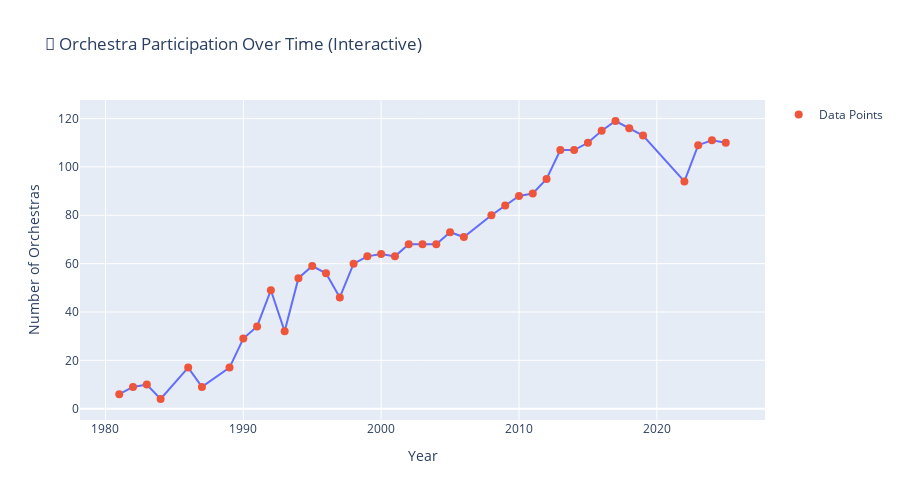

The code cell stored with this chart in its notebook:
### Markdown cell above
## 📊 Interactive Visualizations with Plotly

### Code cell
# Interactive timeline of competition participation
fig = px.line(yearly_stats, x='year', y='Total_Orchestras', 
              title='🎺 Orchestra Participation Over Time (Interactive)',
              labels={'Total_Orchestras': 'Number of Orchestras', 'year': 'Year'},
              hover_data=['Divisions', 'Avg_Points'])

fig.add_scatter(x=yearly_stats['year'], y=yearly_stats['Total_Orchestras'], 
                mode='markers', marker_size=8, name='Data Points')

fig.update_layout(height=500, hovermode='x unified')
fig.show()

### Figure 1 — Plotly figure (JSON) as saved in the notebook; plotly's stock layout.template omitted (floating-point values rounded to 4 significant figures)
{"data": [{"customdata": [[2.0, 89.57], [2.0, 88.48], [2.0, 90.72], [2.0, 90.3], [2.0, 87.0], [2.0, 89.97], [3.0, 89.89], [3.0, 87.79], [3.0, 87.94], [3.0, 86.83], [4.0, 86.19], [4.0, 85.32], [4.0, 86.64], [4.0, 86.62], [5.0, 87.99], [5.0, 87.77], [5.0, 87.63], [5.0, 87.02], [5.0, 88.17], [5.0, 87.81], [5.0, 88.92], [5.0, 88.31], [5.0, 88.24], [5.0, 88.14], [6.0, 87.27], [6.0, 88.15], [6.0, 89.25], [7.0, 89.51], [7.0, 88.44], [8.0, 89.12], [8.0, 89.26], [8.0, 88.16], [8.0, 88.54], [8.0, 88.27], [8.0, 88.88], [8.0, 89.11], [8.0, 88.85], [8.0, 88.12], [8.0, 89.13], [8.0, 87.98]], "hovertemplate": "Year=%{x}<br>Number of Orchestras=%{y}<br>Divisions=%{customdata[0]}<br>Avg_Points=%{customdata[1]}<extra></extra>", "legendgroup": "", "line": {"color": "#636efa", "dash": "solid"}, "marker": {"symbol": "circle"}, "mode": "lines", "name": "", "orientation": "v", "showlegend": false, "type": "scatter", "x": [1981, 1982, 1983, 1984, 1986, 1987, 1989, 1990, 1991, 1992, 1993, 1994, 1995, 1996, 1997, 1998, 1999, 2000, 2001, 2002, 2003, 2004, 2005, 2006, 2008, 2009, 2010, 2011, 2012, 2013, 2014, 2015, 2016, 2017, 2018, 2019, 2022, 2023, 2024, 2025], "xaxis": "x", "y": [6, 9, 10, 4, 17, 9, 17, 29, 34, 49, 32, 54, 59, 56, 46, 60, 63, 64, 63, 68, 68, 68, 73, 71, 80, 84, 88, 89, 95, 107, 107, 110, 115, 119, 116, 113, 94, 109, 111, 110], "yaxis": "y"}, {"marker": {"size": 8}, "mode": "markers", "name": "Data Points", "type": "scatter", "x": [1981, 1982, 1983, 1984, 1986, 1987, 1989, 1990, 1991, 1992, 1993, 1994, 1995, 1996, 1997, 1998, 1999, 2000, 2001, 2002, 2003, 2004, 2005, 2006, 2008, 2009, 2010, 2011, 2012, 2013, 2014, 2015, 2016, 2017, 2018, 2019, 2022, 2023, 2024, 2025], "y": [6, 9, 10, 4, 17, 9, 17, 29, 34, 49, 32, 54, 59, 56, 46, 60, 63, 64, 63, 68, 68, 68, 73, 71, 80, 84, 88, 89, 95, 107, 107, 110, 115, 119, 116, 113, 94, 109, 111, 110]}], "layout": {"height": 500, "hovermode": "x unified", "legend": {"tracegroupgap": 0}, "title": {"text": "🎺 Orchestra Participation Over Time (Interactive)"}, "xaxis": {"anchor": "y", "domain": [0, 1], "title": {"text": "Year"}}, "yaxis": {"anchor": "x", "domain": [0, 1], "title": {"text": "Number of Orchestras"}}}}
